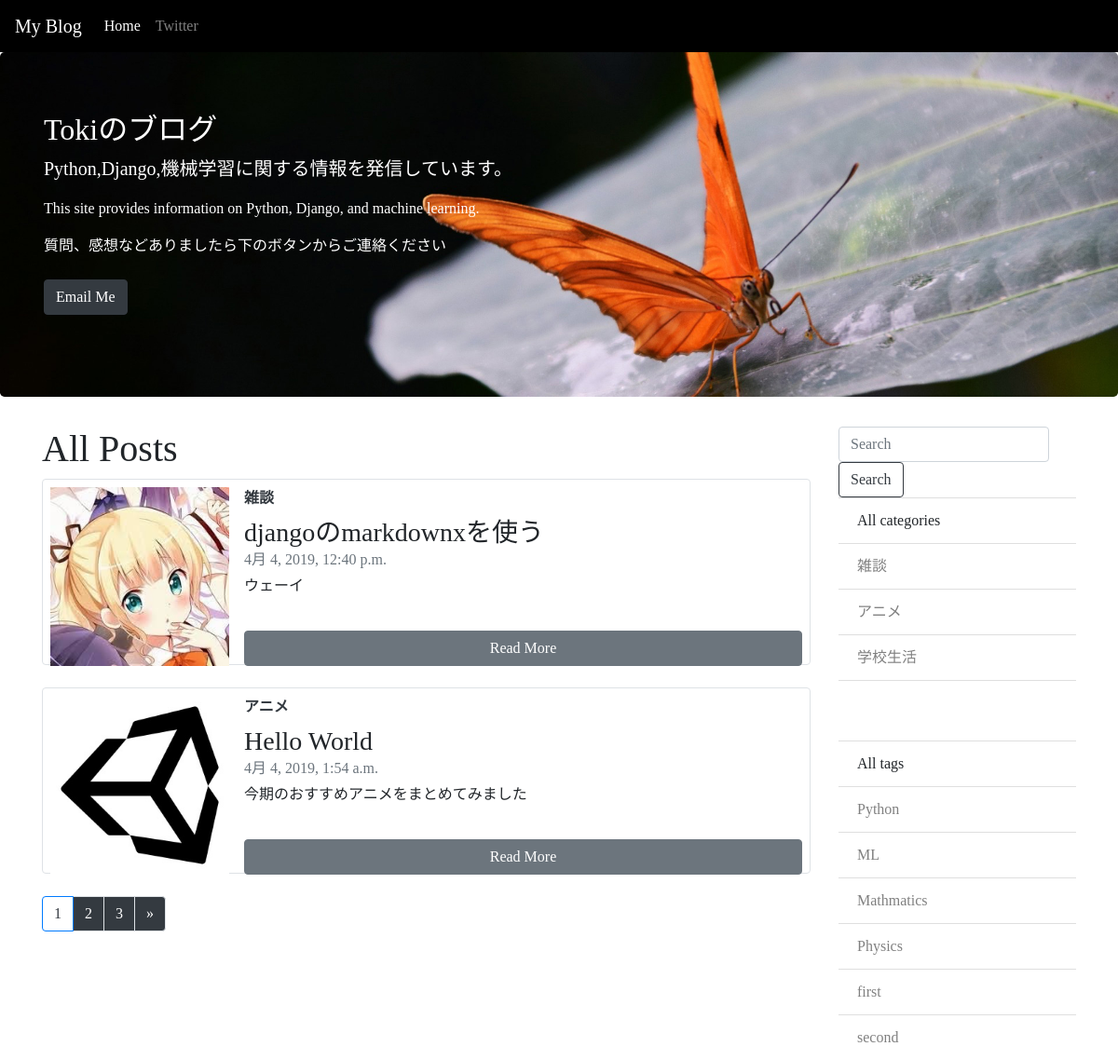
The app's page /, older data.
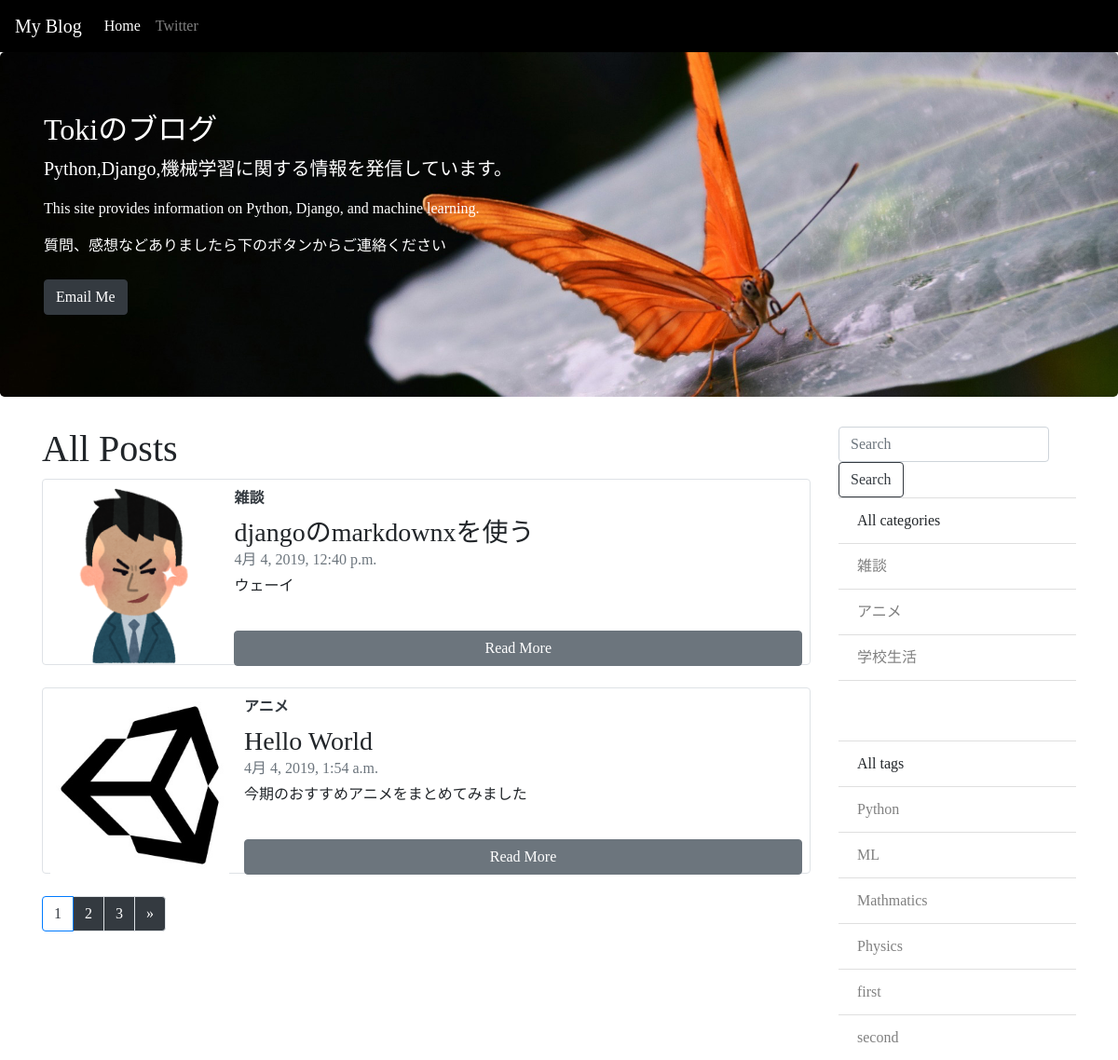
The same page, newer data.
### blog/models.py (models this page shows, shortened)
class Post(models.Model):
    title  = models.CharField('title',max_length=50)
    subtitle = models.CharField('subtitle',max_length=100,blank=True)
    thumbnail = models.ImageField(upload_to='images/')
    text = MarkdownxField('test_text')
    created_at = models.DateTimeField('datetime',default=timezone.now)
    category = models.ForeignKey(Category,verbose_name='category',on_delete=models.PROTECT)
    tag = models.ManyToManyField(Tag,blank=True,verbose_name='tag')

class Category(models.Model):
    name = models.CharField("category name",max_length=255)
    created_at = models.DateTimeField('datetime',default=timezone.now)
    def __str__(self):
        return self.name

class Tag(models.Model): # add
    name = models.CharField("tag",max_length=50)
    created_at = models.DateTimeField("作成日",auto_now_add=True)
    def __str__(self):
        return self.name

### blog/views.py (the view)
# urls.py: path('', views.IndexView.as_view(), name='index'),
class IndexView(generic.ListView):
    model = Post
    paginate_by = 2
    def get_queryset(self):
        queryset = Post.objects.order_by('-created_at')#
        keyword = self.request.GET.get('keyword')#検索フォームからの入力内容を取得
        if keyword:
            queryset = queryset.filter( Q(title__icontains = keyword)|Q(text__icontains = keyword))
        return queryset

### blog/context_processors.py (called while the page is built)
def common(request):
    context = {
        'category_list':Category.objects.all(),
        'tag_list':Tag.objects.all(),
    }
    return context

### blog/templatetags/mytag.py (called while the page is built)
@register.simple_tag
def url_replace(request, field, value):
    url_dict = request.GET.copy()
    url_dict[field] = value
    return url_dict.urlencode()

### blog/templates/blog/post_list.html
{% extends 'blog/base.html' %}
{% load static %}
{% block content %}
   <h1><span style="font-weight:100;">All Posts</span></h1>
{% for post in post_list %}
<div class="post row no-gutters border rounded overflow-hidden flex-md-row mb-4 shadow-sm h-md-250 position-relative">
  <div class="col-auto d-none d-lg-block">
    <img class="thumbnail mt-2 ml-2 pr-2 pb-2 img-fluid" src='{{ post.thumbnail.url }}' >
  </div>
  <div class="col p-2 d-flex flex-column position-static">
    <strong class="d-inline-block mb-2 text-dark">{{ post.category }}</strong>
    <h3 class="mb-0">{{ post.title }}</h3>
    <div class="mb-1 text-muted">{{ post.created_at }}</div>
    <p class="card-text mb-auto">{{post.subtitle}}</p>
    <a href="{% url 'blog:detail' post.pk %}" class="btn btn-secondary" >Read More</a>
  </div>
</div>
{% endfor %}
{% include 'blog/page.html' %}
{% endblock %}

### blog/templates/blog/base.html (shortened to what this page needs)
  {% load static %}
<html>
<head>
  <link rel="stylesheet" href="{% static 'blog/blog.css' %}">
  <link rel="stylesheet" href="https://maxcdn.bootstrapcdn.com/bootstrap/4.0.0-beta.2/css/bootstrap.min.css">
</head>
<body>
  <nav class="navbar navbar-expand-lg navbar-dark">
      <a class="navbar-brand" href="{% url 'blog:index' %}">My Blog</a>
      <div class="collapse navbar-collapse" id="navbarSupportedContent">
        <ul class="navbar-nav mr-auto">
          <li class="nav-item active ">
            <a class="nav-link text-center" href="{% url 'blog:index' %}">Home</a>
          </li>
          <li class="nav-item">
            <a class="nav-link text-center" href="https://twitter.com/tynk03179592?lang=ja">Twitter</a>
          </li>
        </ul>
      </div>
    </nav>
  <div class="jumbotron img-fluid center-block pc">
    <div class="col-auto text-white">
      <h2 class="display-5 title">Tokiのブログ</h2>
      <p class="lead">Python,Django,機械学習に関する情報を発信しています。</p>
      <p>This site provides information on Python, Django, and machine learning.</p>
        <p class="lead">
          <p>質問、感想などありましたら下のボタンからご連絡ください</p>
          <a href="mailto:aef6ji@gmail.com" class="btn btn-dark my-2">Email Me</a>
        </p>
      </div>
    </div>
    <div class="container">
      <div class="row">
        <div class="col-md-9">
          {% block content %}
          {% endblock %}
        </div>
        <div class="col-md-3">
          <form class="form-inline my-2 my-lg-0" method="GET" action = "{% url 'blog:index' %}">
                    <input class="form-control mr-sm-2" type="text" placeholder="Search" aria-label="Search" name ="keyword">
                    <button class="btn btn-outline-dark my-2 my-sm-0" type="submit">Search</button>
          </form>
          <ul class="list-group list-group-flush mb-3">
            <li class="all-posts-title list-group-item">All categories</li>
            {% for category in category_list %}
            <li class="list-group-item"><a  href="{% url 'blog:category' category.pk %}">{{ category }}</a></li>
            {% endfor%}
          </ul>
          <ul class="list-group list-group-flush">
            <li class="list-group-item mt-5">All tags</li>
            {% for tag in tag_list %}
            <li class="list-group-item"><a href="{% url 'blog:tag' tag.name %}">{{ tag }}</a></li>
            {% endfor%}
          </ul>
        </div>
      </div>
  </body>
</html>

### blog/templates/blog/page.html (shortened to what this page needs)
{% load mytag %}
<nav aria-label="Page navigation">
  <ul class="pagination">
      {% for link_page in page_obj.paginator.page_range %}
        {% if link_page == page_obj.number %}
          <li class="page-item active">
            <a class="page-link bg-white text-dark" href="?{% url_replace request 'page' link_page %}">
              {{ link_page }}
            </a>
          </li>
        {% else %}
          <li class="page-item">
            <a class="page-link bg-dark text-white" href="?{% url_replace request 'page' link_page %}">
              {{ link_page }}
            </a>
          </li>
        {% endif %}
      {% endfor %}
      {% if page_obj.has_next %}
        <li class="page-item">
        <a class="page-link bg-dark text-white" href="?{% url_replace request 'page' page_obj.next_page_number %}" aria-label="Next">
          <span aria-hidden="true">&raquo;</span>
        </a>
      </li>
      {% endif %}
  </ul>
</nav>

### static/blog/blog.css (style rules this page uses)
body { font-weight:100; }
.post { height: 200px; }
.thumbnail { max-height: 200px; max-width: 200px; }
.pc { background-image: url("/static/image/blog-image.jpg"); background-size:cover; }
.pc { display: block !important; }

### blog/templates/blog/base.html (style rules this page uses)
body { font-family: 'Noto Serif SC', serif; }
a { color:gray; }
.navbar { background-color: black; }

Row changes from the older to the newer data that the page shows:
changed Post "djangoのmarkdownxを使う": thumbnail: a different picture
